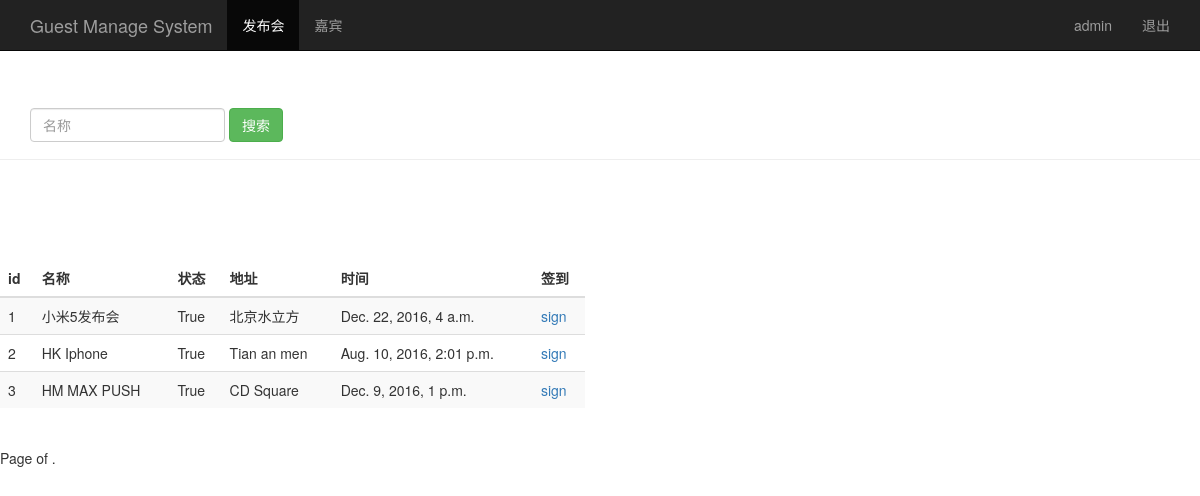
Page /search_name/ (signed in) on the committed database.
### sign/models.py (models this page shows, shortened)
class Event(models.Model):
	name = models.CharField(max_length=100) #发布会标题
	limit = models.IntegerField() #参加人数
	status = models.BooleanField() #状态
	address = models.CharField(max_length=200) #地址
	start_time = models.DateTimeField('event_time') #发布会时间
	creat_time = models.DateTimeField(auto_now=True) #创建时间（自动获取当前时间）

### sign/views.py (the view)
# urls.py: url(r'^search_name/$', views.search_name),
@login_required
def search_name(request):
	username = request.session.get('user','')
	search_name = request.GET.get('name','')
	event_list = Event.objects.filter(name__contains=search_name)
	return render(request, 'event_manage.html',{'user':username,'events':event_list})

### sign/templates/event_manage.html (shortened to what this page needs)
<!DOCTYPE html>
<html lang="zh-CN">
<head>
    {% load bootstrap3 %}
    {% bootstrap_css %}
</head>
<body>
    <nav class="navbar navbar-inverse navbar-fixed-top">
    	<div class="container">
    		<div class="navbar-header">
    			<a href="/event_manage/" class="navbar-brand"> Guest Manage System</a>
    		</div>
    		<div id='navbar' class="collapse navbar-collapse">
    			<ul class='nav navbar-nav'>
    				<li class="active"><a href="#">发布会</a></li>
    				<li><a href="/guest_manage">嘉宾</a></li>
    			</ul>
    			<ul class="nav navbar-nav navbar-right">
    				<li><a href="#">{{user}}</a></li>
    				<li><a href="/logou/">退出</a></li>
    			</ul>
    		</div>
    	</div>
    </nav>
    <div class='page-header' style="padding-top: 60px;">
    	<div id='navbar' class="navbar-collapse collapse">
    		<form class="navbar-form" method="get" action="/search_name">
    			<div class="form-group">
    				<input type="text" name="name" placeholder="名称" class="form-control">
    			</div>
    			<button type="submit" class="btn btn-success">搜索</button>
    		</form>
    	</div>
    </div>
    <div class="row" style="padding-top: 80px;">
    	<div class="col-md-6">
    		<table class="table table-striped">
    			<thead>
    				<tr>
    					<th>id</th><th>名称</th><th>状态</th><th>地址</th><th>时间</th><th>签到</th>
    				</tr>
    			</thead>
    			<tbody>
    				{% for event in events %}
    					<tr>
    						<td>{{ event.id }}</td>
    						<td>{{ event.name }}</td>
    						<td>{{ event.status }}</td>
    						<td>{{ event.address }}</td>
    						<td>{{ event.start_time }}</td>
                            <td>
                                <a href="/sign_index/{{event.id}}/" target='{{event.id}}_blank'>sign</a>
                            </td>
    					</tr>
    				{% endfor %}
    			</tbody>
    		</table>
    	</div>
    </div>
    <div class='pagination'>
        <span class='step-links'>
                <span class='current'>
                    Page {{events.number}} of {{events.paginator.num_pages}}.
                </span>
        </span>
    </div>
</html>

### rows in the picture
Event: id "1", name "小米5发布会", status "True", address "北京水立方", start_time "Dec. 22, 2016, 4 a.m."
Event: id "2", name "HK Iphone", status "True", address "Tian an men", start_time "Aug. 10, 2016, 2:01 p.m."
Event: id "3", name "HM MAX PUSH", status "True", address "CD Square", start_time "Dec. 9, 2016, 1 p.m."

### other values in the picture
{{ user }} "admin"
